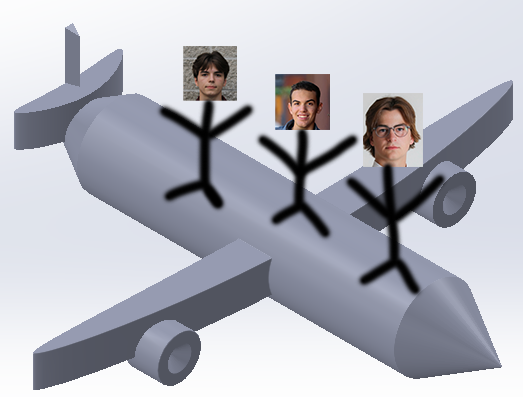
%> input picture Airplane1.png, 523 x 397 px
$ octave FinalFunc.m   (GNU Octave 9; MATLAB toolbox functions it lacks are replaced by stand-ins)
%> lines starting %> are read from the running program, lines starting %| are printed output that depends on the picture
### EqMotion.m
function xdot = EqMotion(t,x)
%	Fourth-Order Equations of Aircraft Motion

	global CL CD S m g rho

	V 	=	x(1);
	Gam	=	x(2);
	q	=	0.5 * rho * V^2;	% Dynamic Pressure, N/m^2

	xdot	=	[(-CD * q * S - m * g * sin(Gam)) / m
				 (CL * q * S - m * g * cos(Gam)) / (m * V)
				 V * sin(Gam)
				 V * cos(Gam)];
    end

### FinalFunc.m
%	Example 1.3-1 Paper Airplane Flight Path
%	Copyright 2005 by Robert Stengel
%	August 23, 2005


close all;
	global CL CD S m g rho
	S		=	0.017;			% Reference Area, m^2
	AR		=	0.86;			% Wing Aspect Ratio
	e		=	0.9;			% Oswald Efficiency Factor;
	m		=	0.003;			% Mass, kg
	g		=	9.8;			% Gravitational acceleration, m/s^2
	rho		=	1.225;			% Air density at Sea Level, kg/m^3
	CLa		=	3.141592 * AR/(1 + sqrt(1 + (AR / 2)^2));

    % Lift-Coefficient Slope, per rad
	CDo		=	0.02;			% Zero-Lift Drag Coefficient
	epsilon	=	1 / (3.141592 * e * AR);% Induced Drag Factor
	CL		=	sqrt(CDo / epsilon);	% CL for Maximum Lift/Drag Ratio
	CD		=	CDo + epsilon * CL^2;	% Corresponding CD
	LDmax	=	CL / CD;			% Maximum Lift/Drag Ratio
	Gam		=	-atan(1 / LDmax);	% Corresponding Flight Path Angle, rad
	V		=	sqrt(2 * m * g /(rho * S * (CL * cos(Gam) - CD * sin(Gam))));
							% Corresponding Velocity, m/s
	Alpha	=	CL / CLa;			% Corresponding Angle of Attack, rad

    %Problem 1
    H		=	2;			% Initial Height, m
	R		=	0;			% Initial Range, m
	to		=	0;			% Initial Time, sec
	tf		=	6;			% Final Time, sec
    vNominal = 3.55; %m/s
    vHigh = 7.5; %m/s
    vLow = 2 ; %m/s
    GamNominal = -.18; %rad
    GamLow = - 0.5; %radians
    GamHigh =  0.4; %RADIANS
	tspan	=	[to tf]; %Time span obviously

    %change v stuff
	xoNomV	=	[vNominal;GamNominal;H;R];
    xoLowV	=	[vLow;GamNominal;H;R];
    xoHighV	=	[vHigh;GamNominal;H;R];
    %Calculating numbers for V
    [tNomV,xNomV]	=	ode23('EqMotion',tspan,xoNomV);
    [tLowV,xLowV]	=	ode23('EqMotion',tspan,xoLowV);
    [tHighV,xHighV]	=	ode23('EqMotion',tspan,xoHighV);

    %changing gamma
    xoNomGam = [vNominal;GamNominal;H;R];
    xoLowGam = [vNominal;GamLow;H;R];
    xoHighGam = [vNominal;GamHigh;H;R];

    %calculating Numbers for varying gam
	[tNomG,xNomG]	=	ode23('EqMotion',tspan,xoNomGam);
    [tLowG,xLowG]	=	ode23('EqMotion',tspan,xoLowGam);
    [tHighG,xHighG]	=	ode23('EqMotion',tspan,xoHighGam);

    %plotting varying velocities
    subplot(2,1,1);
    plot(xNomV(:,4),xNomV(:,3),'-k',xLowV(:,4),xLowV(:,3),'-g',xHighV(:,4),xHighV(:,3),'-r');
    title('Height Vs. Range while Varying Velocity'); %this needs to be changed but idk what too
    legend('Nominal Velocity','Low velocity','High Velocity');
    xlabel('Range (m)');
    ylabel('Height (m)');
    grid on;

    %second plot stuff
    subplot(2,1,2);
    plot(xNomG(:,4),xNomG(:,3),'-k',xLowG(:,4),xLowG(:,3),'-g',xHighG(:,4),xHighG(:,3),'-r');
    title('Height Vs. Range While Varying Flight Path Angle')
    legend('Nominal Flight Path Angle','Low Flight Path Angle','High Flight Path Angle');
    xlabel('Range (m)');
    ylabel('Height (m)');
    grid on;
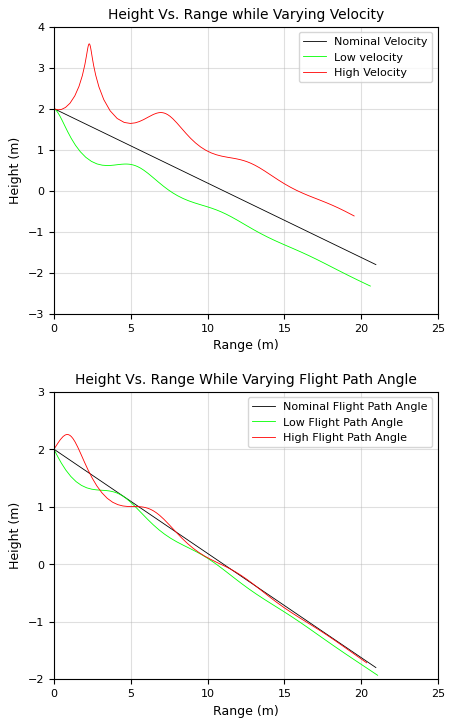
%> figure redrawn from the program's plot data, 2 panels; panel 1: curve peaks at x = 0, y = 2; panel 1: curve peaks at x = 2.29, y = 3.58; panel 2: curve peaks at x = 0.88, y = 2.26


    %QUESTION 2 and 3:
    allTimes = [];
    allRanges = [];
    allHeights = [];

    GammaMin = -0.5;
    GammaMax = 0.4;
    vMin = 2;
    vMax = 7.5;
    figure;
    hold on;
    for i = 1:100
        vRand = vMin + (vMax - vMin) * rand(1);
        GammaRand = GammaMin + (GammaMax - GammaMin) * rand(1);

        x0 = [vRand;GammaRand;H;R];
        [t,x] = ode23('EqMotion',tspan,x0);

        allTimes = [allTimes; t];
        allRanges = [allRanges; x(:,4)];
        allHeights = [allHeights; x(:,3)];
        plot(x(:,4),x(:,3),'LineStyle','-');
    end

    xlabel("Range (m)");
    ylabel("Height (m)");
    grid on;
    title("flight path with random velocity and flight path angle");

    allTimesCol = reshape(allTimes, [], 1);
    allRangesCol = reshape(allRanges,[],1);
    allHeightsCol = reshape(allHeights,[],1);
    fitTimes = linspace(min(allTimesCol), max(allTimesCol), 500);

    pHeight = polyfit(allTimesCol,allHeightsCol,4);
    heightFit = polyval(pHeight,fitTimes);

    pRange = polyfit(allTimesCol,allRangesCol,4);
    rangeFit = polyval(pRange,fitTimes);

    plot(rangeFit, heightFit, '-g', 'LineWidth', 2);
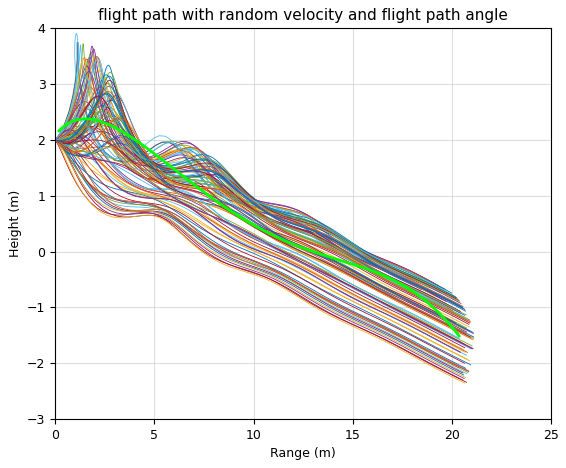
%> figure redrawn from the program's plot data; curve peaks at x = 1.74, y = 3.47; curve peaks at x = 0, y = 2; curve peaks at x = 2.42, y = 2.25; curve peaks at x = 2.71, y = 2.96


    figure;
    plot(fitTimes, heightFit, '-g', 'LineWidth', 2);
    xlabel('Time (s)');
    ylabel('Height (m)');
    title('Average Height Trajectory vs. Time');
    grid on;
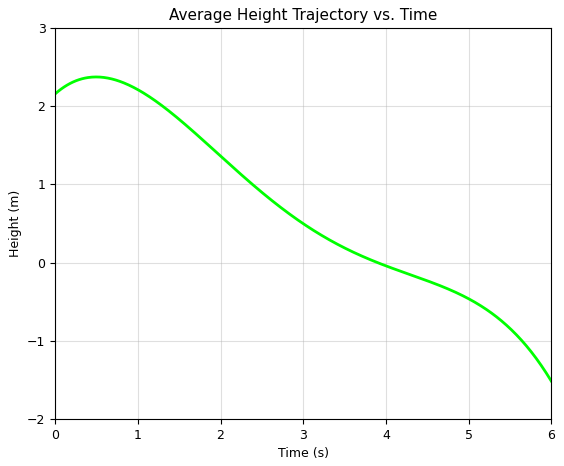
%> figure redrawn from the program's plot data; curve peaks at x = 0.493, y = 2.37

    figure;
    plot(fitTimes, rangeFit, '-b', 'LineWidth', 2);
    xlabel('Time (s)');
    ylabel('Range (m)');
    title('Average Range Trajectory vs. Time');
    grid on;
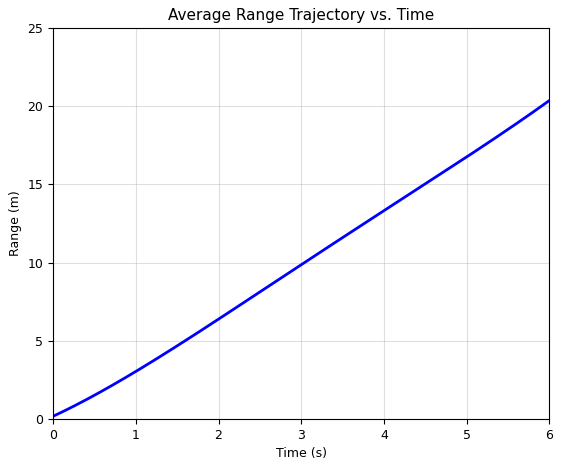
%> figure redrawn from the program's plot data; curve peaks at x = 6, y = 20.36

    %last question
    Dheight_dt = diff(heightFit) ./ diff(fitTimes);
    Drange_dt = diff(rangeFit) ./ diff(fitTimes);

    timeForDerivatives = fitTimes(1:end-1);


    % Create the plots
    figure;

    % plotting derivitives stuff
    subplot(2,1,1);
    plot(timeForDerivatives, Dheight_dt, '-b');
    xlabel('Time (s)');
    ylabel('d(Height)/d(Time) (m/s)');
    title('Time Derivative of Height');
    grid on;

    % plotting more derivitive stuff
    subplot(2,1,2);
    plot(timeForDerivatives, Drange_dt, '-r');
    xlabel('Time (s)');
    ylabel('d(Range)/d(Time) (m/s)');
    title('Time Derivative of Range');
    grid on;
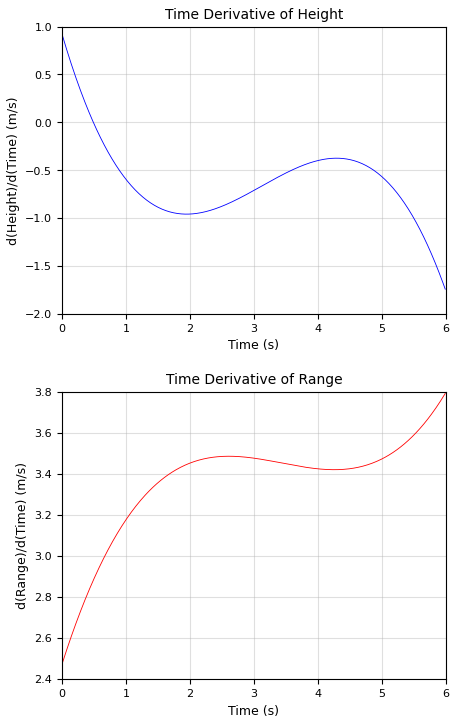
%> figure redrawn from the program's plot data, 2 panels; panel 1: curve peaks at x = 0, y = 0.922; panel 2: curve peaks at x = 5.99, y = 3.79

    tspan_A = to:0.05:tf;
    Animate2_int = [vHigh, GamHigh, H, R];

    [t_A,x_A] =	ode23('EqMotion',tspan_A,xoNomGam);
    [t2_A, x2_A] = ode23('EqMotion',tspan_A,Animate2_int);

    XNomialV = x_A(:,4);
    XnomialG = x_A(:,3);
    XMaxV = x2_A(:,4);
    XMaxG = x2_A(:,3);


    %plotting stuff

    marker = imread('Airplane1.png');
%> marker is the input picture: size 397x523x3 uint8; mean R, G, B 180.9, 182.6, 192

    f = figure('Position', [0 0 560 420]);
    xlim([0, max([XNomialV; XMaxV])]);
    ylim([-2, max([XnomialG; XMaxG])]);
    xlabel('Range (m)');
    ylabel('Height (m)');
    title('Animated Flight Paths');
    grid on;


    hold on;
%> (the run ends here)
